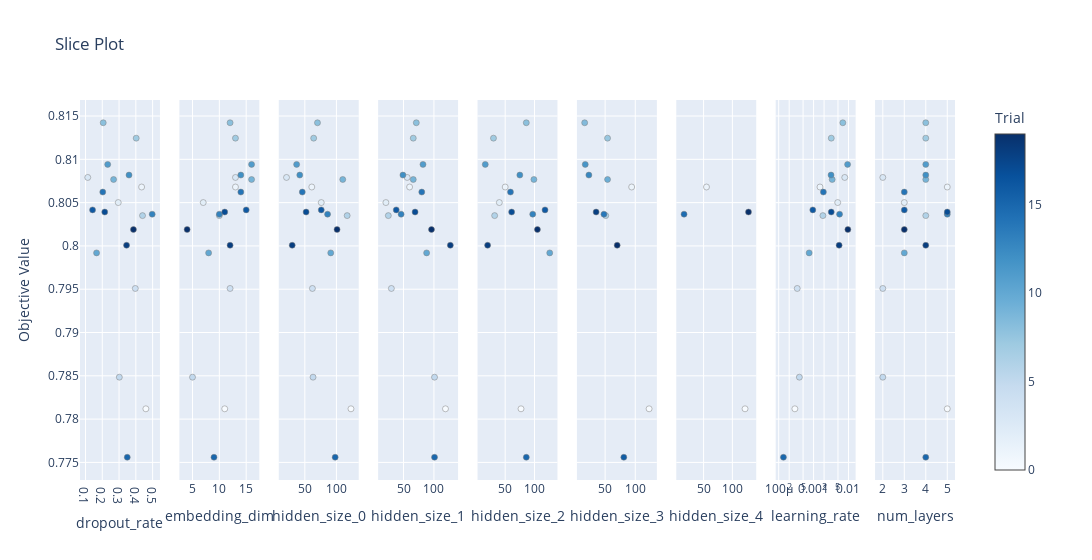

This figure's notebook cell:
### Code cell
plot_slice(study).show()

### Figure 1 — Plotly figure (JSON) as saved in the notebook; plotly's stock layout.template omitted (floating-point values rounded to 4 significant figures)
{"data": [{"marker": {"color": [0, 1, 2, 3, 4, 5, 6, 7, 8, 9, 10, 11, 12, 13, 14, 15, 16, 17, 18, 19], "colorbar": {"title": {"text": "Trial"}, "x": 1, "xpad": 40}, "colorscale": [[0, "rgb(247,251,255)"], [0.125, "rgb(222,235,247)"], [0.25, "rgb(198,219,239)"], [0.375, "rgb(158,202,225)"], [0.5, "rgb(107,174,214)"], [0.625, "rgb(66,146,198)"], [0.75, "rgb(33,113,181)"], [0.875, "rgb(8,81,156)"], [1, "rgb(8,48,107)"]], "line": {"color": "Grey", "width": 0.5}, "showscale": true}, "mode": "markers", "name": "Feasible Trial", "showlegend": false, "type": "scatter", "x": [0.4598, 0.4344, 0.2952, 0.1135, 0.3968, 0.3017, 0.4399, 0.4022, 0.2056, 0.2675, 0.1661, 0.2322, 0.3593, 0.4974, 0.203, 0.3488, 0.1422, 0.2148, 0.3447, 0.3857], "xaxis": "x", "y": [0.7812, 0.8068, 0.805, 0.8079, 0.7951, 0.7848, 0.8035, 0.8124, 0.8142, 0.8077, 0.7992, 0.8094, 0.8082, 0.8037, 0.8062, 0.7756, 0.8042, 0.8039, 0.8001, 0.8019], "yaxis": "y"}, {"marker": {"color": [0, 1, 2, 3, 4, 5, 6, 7, 8, 9, 10, 11, 12, 13, 14, 15, 16, 17, 18, 19], "colorbar": {"title": {"text": "Trial"}, "x": 1, "xpad": 40}, "colorscale": [[0, "rgb(247,251,255)"], [0.125, "rgb(222,235,247)"], [0.25, "rgb(198,219,239)"], [0.375, "rgb(158,202,225)"], [0.5, "rgb(107,174,214)"], [0.625, "rgb(66,146,198)"], [0.75, "rgb(33,113,181)"], [0.875, "rgb(8,81,156)"], [1, "rgb(8,48,107)"]], "line": {"color": "Grey", "width": 0.5}, "showscale": false}, "mode": "markers", "name": "Feasible Trial", "showlegend": false, "type": "scatter", "x": [11, 13, 7, 13, 12, 5, 10, 13, 12, 16, 8, 16, 14, 10, 14, 9, 15, 11, 12, 4], "xaxis": "x2", "y": [0.7812, 0.8068, 0.805, 0.8079, 0.7951, 0.7848, 0.8035, 0.8124, 0.8142, 0.8077, 0.7992, 0.8094, 0.8082, 0.8037, 0.8062, 0.7756, 0.8042, 0.8039, 0.8001, 0.8019], "yaxis": "y2"}, {"marker": {"color": [0, 1, 2, 3, 4, 5, 6, 7, 8, 9, 10, 11, 12, 13, 14, 15, 16, 17, 18, 19], "colorbar": {"title": {"text": "Trial"}, "x": 1, "xpad": 40}, "colorscale": [[0, "rgb(247,251,255)"], [0.125, "rgb(222,235,247)"], [0.25, "rgb(198,219,239)"], [0.375, "rgb(158,202,225)"], [0.5, "rgb(107,174,214)"], [0.625, "rgb(66,146,198)"], [0.75, "rgb(33,113,181)"], [0.875, "rgb(8,81,156)"], [1, "rgb(8,48,107)"]], "line": {"color": "Grey", "width": 0.5}, "showscale": false}, "mode": "markers", "name": "Feasible Trial", "showlegend": false, "type": "scatter", "x": [123, 61, 76, 21, 62, 63, 117, 64, 70, 110, 91, 37, 42, 86, 46, 98, 76, 52, 30, 101], "xaxis": "x3", "y": [0.7812, 0.8068, 0.805, 0.8079, 0.7951, 0.7848, 0.8035, 0.8124, 0.8142, 0.8077, 0.7992, 0.8094, 0.8082, 0.8037, 0.8062, 0.7756, 0.8042, 0.8039, 0.8001, 0.8019], "yaxis": "y3"}, {"marker": {"color": [0, 1, 2, 3, 4, 5, 6, 7, 8, 9, 10, 11, 12, 13, 14, 15, 16, 17, 18, 19], "colorbar": {"title": {"text": "Trial"}, "x": 1, "xpad": 40}, "colorscale": [[0, "rgb(247,251,255)"], [0.125, "rgb(222,235,247)"], [0.25, "rgb(198,219,239)"], [0.375, "rgb(158,202,225)"], [0.5, "rgb(107,174,214)"], [0.625, "rgb(66,146,198)"], [0.75, "rgb(33,113,181)"], [0.875, "rgb(8,81,156)"], [1, "rgb(8,48,107)"]], "line": {"color": "Grey", "width": 0.5}, "showscale": false}, "mode": "markers", "name": "Feasible Trial", "showlegend": false, "type": "scatter", "x": [119, 60, 21, 56, 30, 101, 25, 66, 71, 66, 88, 82, 49, 46, 80, 101, 38, 69, 127, 96], "xaxis": "x4", "y": [0.7812, 0.8068, 0.805, 0.8079, 0.7951, 0.7848, 0.8035, 0.8124, 0.8142, 0.8077, 0.7992, 0.8094, 0.8082, 0.8037, 0.8062, 0.7756, 0.8042, 0.8039, 0.8001, 0.8019], "yaxis": "y4"}, {"marker": {"color": [0, 1, 2, 6, 7, 8, 9, 10, 11, 12, 13, 14, 15, 16, 17, 18, 19], "colorbar": {"title": {"text": "Trial"}, "x": 1, "xpad": 40}, "colorscale": [[0, "rgb(247,251,255)"], [0.125, "rgb(222,235,247)"], [0.25, "rgb(198,219,239)"], [0.375, "rgb(158,202,225)"], [0.5, "rgb(107,174,214)"], [0.625, "rgb(66,146,198)"], [0.75, "rgb(33,113,181)"], [0.875, "rgb(8,81,156)"], [1, "rgb(8,48,107)"]], "line": {"color": "Grey", "width": 0.5}, "showscale": false}, "mode": "markers", "name": "Feasible Trial", "showlegend": false, "type": "scatter", "x": [77, 50, 40, 32, 30, 86, 99, 126, 16, 75, 97, 59, 86, 118, 61, 20, 105], "xaxis": "x5", "y": [0.7812, 0.8068, 0.805, 0.8035, 0.8124, 0.8142, 0.8077, 0.7992, 0.8094, 0.8082, 0.8037, 0.8062, 0.7756, 0.8042, 0.8039, 0.8001, 0.8019], "yaxis": "y5"}, {"marker": {"color": [0, 1, 6, 7, 8, 9, 11, 12, 13, 15, 17, 18], "colorbar": {"title": {"text": "Trial"}, "x": 1, "xpad": 40}, "colorscale": [[0, "rgb(247,251,255)"], [0.125, "rgb(222,235,247)"], [0.25, "rgb(198,219,239)"], [0.375, "rgb(158,202,225)"], [0.5, "rgb(107,174,214)"], [0.625, "rgb(66,146,198)"], [0.75, "rgb(33,113,181)"], [0.875, "rgb(8,81,156)"], [1, "rgb(8,48,107)"]], "line": {"color": "Grey", "width": 0.5}, "showscale": false}, "mode": "markers", "name": "Feasible Trial", "showlegend": false, "type": "scatter", "x": [123, 94, 51, 54, 16, 54, 17, 23, 48, 81, 35, 70], "xaxis": "x6", "y": [0.7812, 0.8068, 0.8035, 0.8124, 0.8142, 0.8077, 0.8094, 0.8082, 0.8037, 0.7756, 0.8039, 0.8001], "yaxis": "y6"}, {"marker": {"color": [0, 1, 13, 17], "colorbar": {"title": {"text": "Trial"}, "x": 1, "xpad": 40}, "colorscale": [[0, "rgb(247,251,255)"], [0.125, "rgb(222,235,247)"], [0.25, "rgb(198,219,239)"], [0.375, "rgb(158,202,225)"], [0.5, "rgb(107,174,214)"], [0.625, "rgb(66,146,198)"], [0.75, "rgb(33,113,181)"], [0.875, "rgb(8,81,156)"], [1, "rgb(8,48,107)"]], "line": {"color": "Grey", "width": 0.5}, "showscale": false}, "mode": "markers", "name": "Feasible Trial", "showlegend": false, "type": "scatter", "x": [122, 55, 16, 128], "xaxis": "x7", "y": [0.7812, 0.8068, 0.8037, 0.8039], "yaxis": "y7"}, {"marker": {"color": [0, 1, 2, 3, 4, 5, 6, 7, 8, 9, 10, 11, 12, 13, 14, 15, 16, 17, 18, 19], "colorbar": {"title": {"text": "Trial"}, "x": 1, "xpad": 40}, "colorscale": [[0, "rgb(247,251,255)"], [0.125, "rgb(222,235,247)"], [0.25, "rgb(198,219,239)"], [0.375, "rgb(158,202,225)"], [0.5, "rgb(107,174,214)"], [0.625, "rgb(66,146,198)"], [0.75, "rgb(33,113,181)"], [0.875, "rgb(8,81,156)"], [1, "rgb(8,48,107)"]], "line": {"color": "Grey", "width": 0.5}, "showscale": false}, "mode": "markers", "name": "Feasible Trial", "showlegend": false, "type": "scatter", "x": [0.0002911, 0.001524, 0.004915, 0.00781, 0.0003402, 0.0003918, 0.001853, 0.003215, 0.006881, 0.003411, 0.0007469, 0.009427, 0.003165, 0.005548, 0.001909, 0.0001369, 0.0009505, 0.003209, 0.005393, 0.009604], "xaxis": "x8", "y": [0.7812, 0.8068, 0.805, 0.8079, 0.7951, 0.7848, 0.8035, 0.8124, 0.8142, 0.8077, 0.7992, 0.8094, 0.8082, 0.8037, 0.8062, 0.7756, 0.8042, 0.8039, 0.8001, 0.8019], "yaxis": "y8"}, {"marker": {"color": [0, 1, 2, 3, 4, 5, 6, 7, 8, 9, 10, 11, 12, 13, 14, 15, 16, 17, 18, 19], "colorbar": {"title": {"text": "Trial"}, "x": 1, "xpad": 40}, "colorscale": [[0, "rgb(247,251,255)"], [0.125, "rgb(222,235,247)"], [0.25, "rgb(198,219,239)"], [0.375, "rgb(158,202,225)"], [0.5, "rgb(107,174,214)"], [0.625, "rgb(66,146,198)"], [0.75, "rgb(33,113,181)"], [0.875, "rgb(8,81,156)"], [1, "rgb(8,48,107)"]], "line": {"color": "Grey", "width": 0.5}, "showscale": false}, "mode": "markers", "name": "Feasible Trial", "showlegend": false, "type": "scatter", "x": [5, 5, 3, 2, 2, 2, 4, 4, 4, 4, 3, 4, 4, 5, 3, 4, 3, 5, 4, 3], "xaxis": "x9", "y": [0.7812, 0.8068, 0.805, 0.8079, 0.7951, 0.7848, 0.8035, 0.8124, 0.8142, 0.8077, 0.7992, 0.8094, 0.8082, 0.8037, 0.8062, 0.7756, 0.8042, 0.8039, 0.8001, 0.8019], "yaxis": "y9"}], "layout": {"title": {"text": "Slice Plot"}, "width": 2700, "xaxis": {"anchor": "y", "domain": [0, 0.09136], "title": {"text": "dropout_rate"}}, "xaxis2": {"anchor": "y2", "domain": [0.1136, 0.2049], "title": {"text": "embedding_dim"}}, "xaxis3": {"anchor": "y3", "domain": [0.2272, 0.3185], "title": {"text": "hidden_size_0"}}, "xaxis4": {"anchor": "y4", "domain": [0.3407, 0.4321], "title": {"text": "hidden_size_1"}}, "xaxis5": {"anchor": "y5", "domain": [0.4543, 0.5457], "title": {"text": "hidden_size_2"}}, "xaxis6": {"anchor": "y6", "domain": [0.5679, 0.6593], "title": {"text": "hidden_size_3"}}, "xaxis7": {"anchor": "y7", "domain": [0.6815, 0.7728], "title": {"text": "hidden_size_4"}}, "xaxis8": {"anchor": "y8", "domain": [0.7951, 0.8864], "title": {"text": "learning_rate"}, "type": "log"}, "xaxis9": {"anchor": "y9", "domain": [0.9086, 1], "title": {"text": "num_layers"}}, "yaxis": {"anchor": "x", "domain": [0, 1], "title": {"text": "Objective Value"}}, "yaxis2": {"anchor": "x2", "domain": [0, 1], "matches": "y", "showticklabels": false}, "yaxis3": {"anchor": "x3", "domain": [0, 1], "matches": "y", "showticklabels": false}, "yaxis4": {"anchor": "x4", "domain": [0, 1], "matches": "y", "showticklabels": false}, "yaxis5": {"anchor": "x5", "domain": [0, 1], "matches": "y", "showticklabels": false}, "yaxis6": {"anchor": "x6", "domain": [0, 1], "matches": "y", "showticklabels": false}, "yaxis7": {"anchor": "x7", "domain": [0, 1], "matches": "y", "showticklabels": false}, "yaxis8": {"anchor": "x8", "domain": [0, 1], "matches": "y", "showticklabels": false}, "yaxis9": {"anchor": "x9", "domain": [0, 1], "matches": "y", "showticklabels": false}}}
